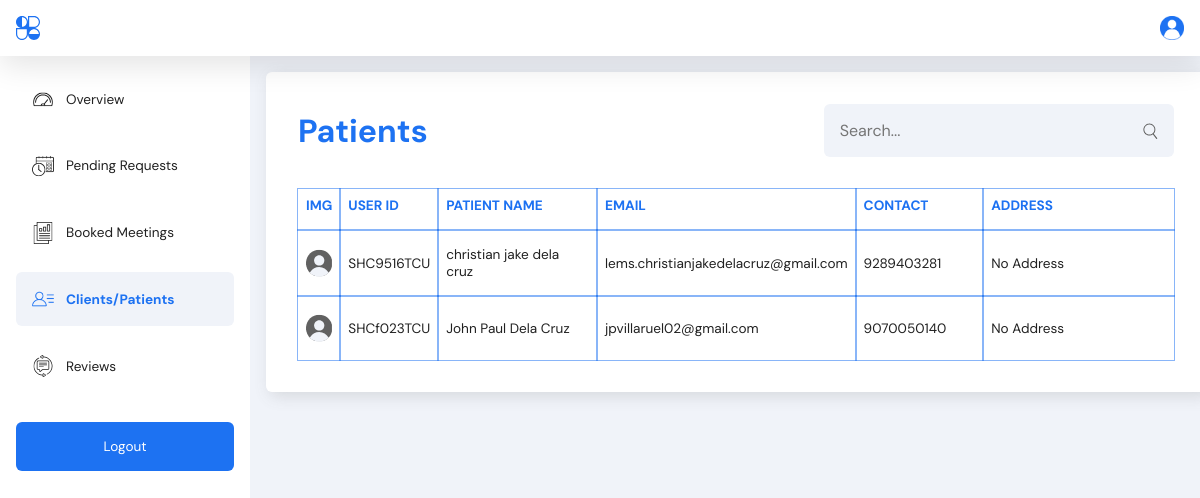
The app's page /admin/patients.php (signed in), older data.
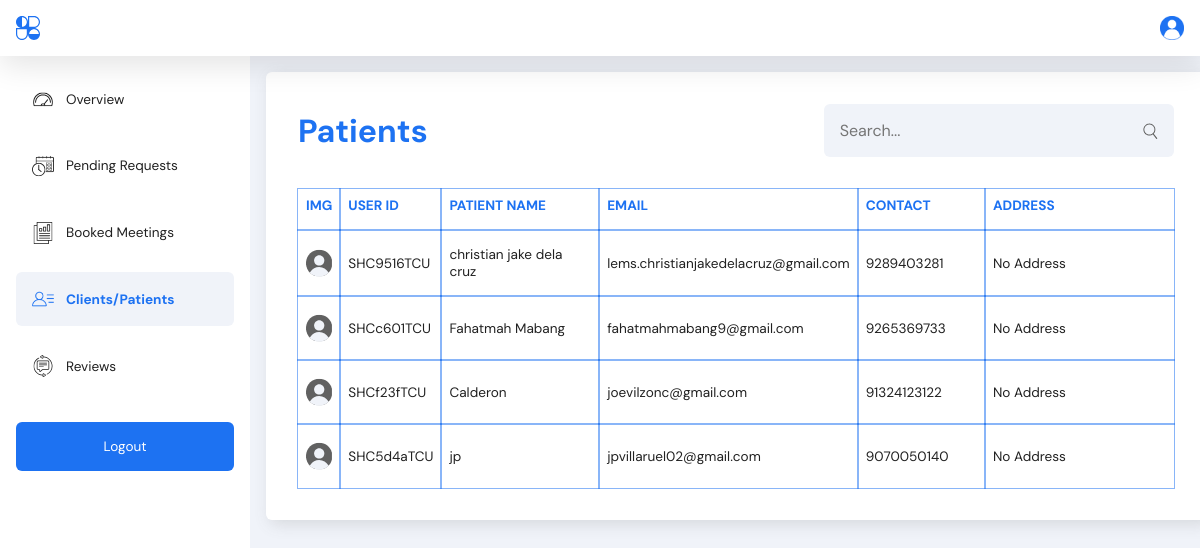
The same page, newer data.
### tables this page shows
CREATE TABLE `users` (
  `id` int(11) NOT NULL,
  `user_id` varchar(20) NOT NULL,
  `fullname` varchar(30) NOT NULL,
  `email` varchar(255) NOT NULL,
  `contact` bigint(11) NOT NULL,
  `address` varchar(255) DEFAULT NULL,
  `pass` varchar(255) NOT NULL,
  `account_activation_hash` varchar(64) DEFAULT NULL,
  `created_at` datetime NOT NULL DEFAULT curdate()
);

### admin/patients.php (the view, shortened to what this page needs)
<?php
require_once '../includes/dbh.inc.php';
$query  = "SELECT * FROM users";
$result = $conn->query($query);
$users = [];
if ($result->num_rows > 0) {
    while($row = $result->fetch_assoc()) {
        $users[] = $row;
    }
}
?>
<!DOCTYPE html>
<html lang="en">
<head>
  <link rel="stylesheet" href="../src/dist/styles.css" />
</head>
<body>
  <main>
    <?php include("includes/nav.php"); ?>
    <?php include("includes/side_nav.php"); ?>
    <section class="account__container admin-cards">
      <div class="patients__container">
        <div class="patients">
          <div class="top_header">
            <h6>Patients</h6>
            <form class="search__bar">
              <input type="text" name="patient" id="patient" placeholder="Search..." />
              <button type="submit">
                <img src="../assets/admin_images/search.svg" alt="search icon" />
              </button>
            </form>
          </div>
          <table>
            <thead>
              <tr>
                <th class="patient_img">IMG</th>
                <th class="patient_id">USER ID</th>
                <th class="patient_name">PATIENT NAME</th>
                <th class="patient_email">EMAIL</th>
                <th class="patient_contact">CONTACT</th>
                <th class="patient_address">ADDRESS</th>
              </tr>
            </thead>
            <tbody>
              <?php foreach ($users as $user){ ?>
              <tr>
                <td>
                  <img src="../assets/admin_images/default_image.svg" class="img"
                    style="border-radius: 4rem; width: 2rem; height: 2rem" />
                </td>
                <td><?php echo htmlspecialchars($user['user_id']); ?></td>
                <td><?php echo htmlspecialchars($user['fullname']); ?></td>
                <td><?php echo htmlspecialchars($user['email']); ?></td>
                <td><?php echo htmlspecialchars($user['contact']); ?></td>
                <?php if(strlen($user['address']) === 0){ ?>
                    <td>No Address</td>
                <?php }else{?>
                  <td><?php echo htmlspecialchars($user['address']); ?></td>
                <?php } ?>
              </tr>
              <?php } ?>
            </tbody>
          </table>
        </div>
      </div>
    </section>
  </main>
</body>
</html>

Row changes from the older to the newer data that the page shows:
removed users: user "SHCf023TCU", fullname "John Paul Dela Cruz", email "jpvillaruel02@gmail.com", contact "9070050140", shows "No Address"
added users: user "SHCc601TCU", fullname "Fahatmah Mabang", email "fahatmahmabang9@gmail.com", contact "9265369733", shows "No Address"
added users: user "SHCf23fTCU", fullname "Calderon", email "joevilzonc@gmail.com", contact "91324123122", shows "No Address"
added users: user "SHC5d4aTCU", fullname "jp", email "jpvillaruel02@gmail.com", contact "9070050140", shows "No Address"
